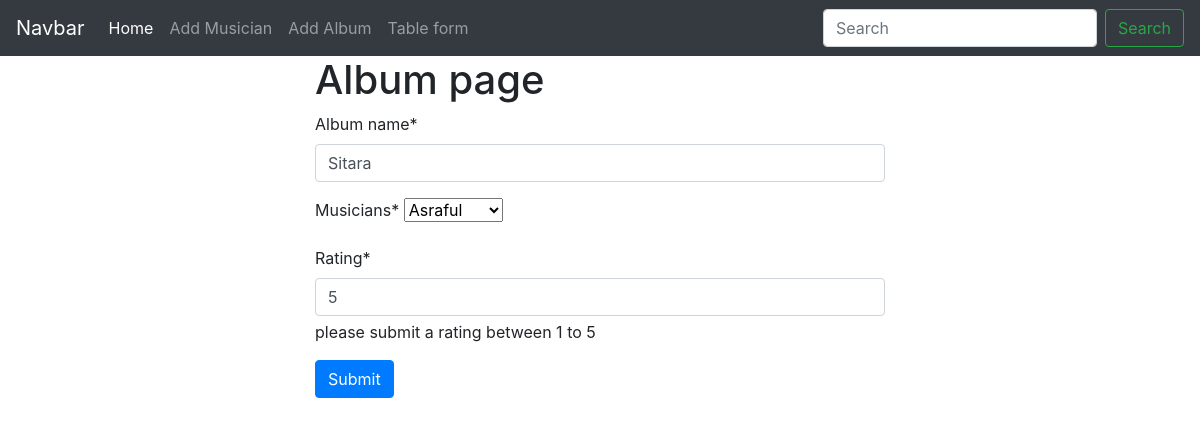
Before: /album/edit/1 with the older database file.
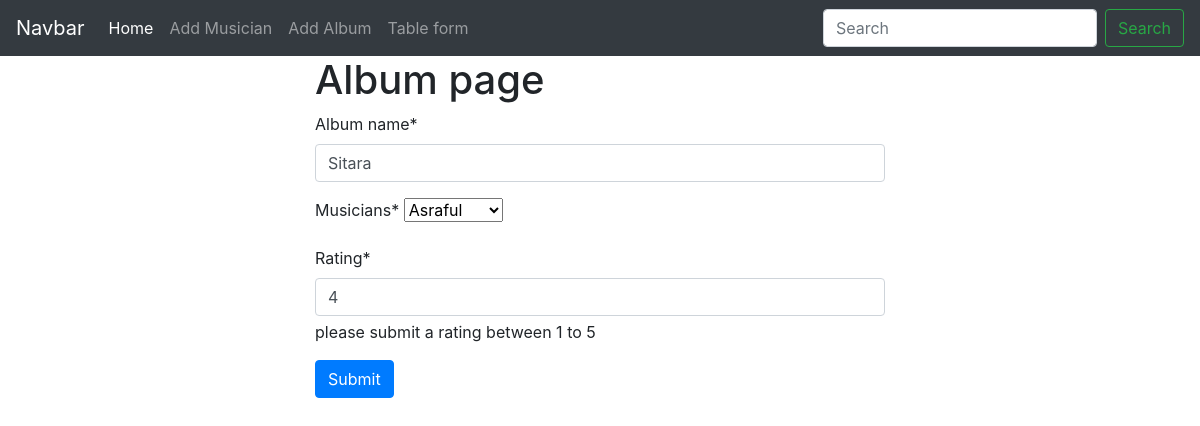
After: the same page with the newer database file.
### album/models.py (models this page shows, shortened)
class AlbumModel(models.Model):
    Album_name = models.CharField(max_length=100)
    musicians = models.ForeignKey(MusicianModel,on_delete=models.CASCADE)
    Album_release_date = models.DateField(auto_now_add=True)
    rating = models.CharField(max_length=1 , help_text="please submit a rating between 1 to 5")

### album/views.py (the view)
# urls.py: path('edit/<int:id>', views.EditAlbumViews , name = "edit_album"),
def EditAlbumViews(request,id):
    albumid = models.AlbumModel.objects.get(pk=id)
    albumform = forms.AlbunForm(instance=albumid)
    if request.method=='POST':
        albumform = forms.AlbunForm(request.POST,instance=albumid)
        if albumform.is_valid():
            albumform.save()
            return redirect('table_page')
    return render(request,'album.html',{'album_form':albumform})

### album/forms.py
class AlbunForm(forms.ModelForm):
    class Meta:
        model = models.AlbumModel
        fields = '__all__'

### musician/models.py (called while the page is built)
    def __str__(self):
        return self.First_Name

### album/templates/album.html (shortened to what this page needs)
{% extends 'base.html' %}
{% load crispy_forms_tags %}
{% block contant1 %}
<div class="container " style="width: 50%;margin: auto;">
    <h1>Album page</h1>
    <form method = "POST">
        {{album_form|crispy}}
        <button type="submit" class="btn btn-primary">Submit</button>
    </form>
</div>
{% endblock contant1 %}

Changed rows visible on the page:
changed AlbumModel "Sitara": rating "5" → "4"
